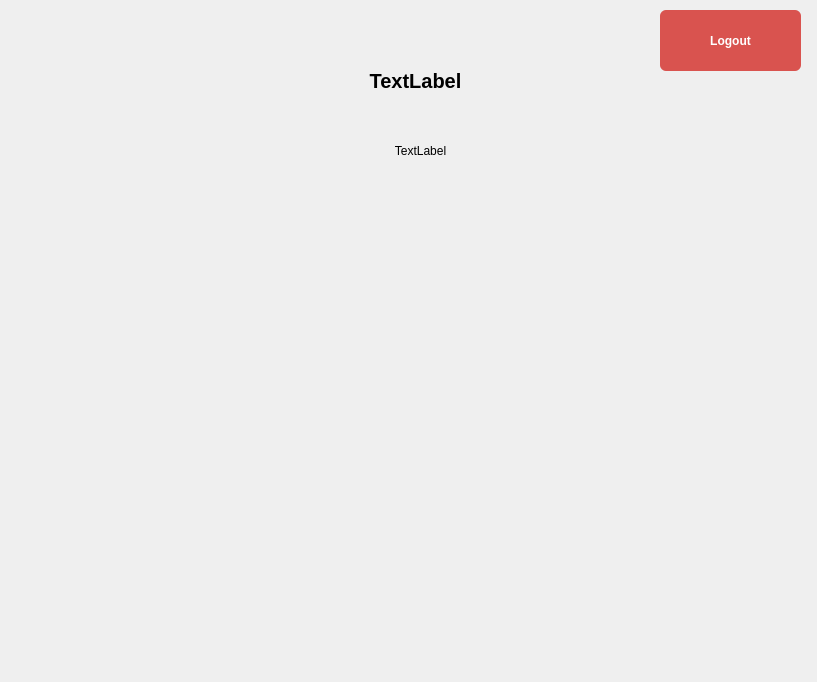
<?xml version="1.0" encoding="UTF-8"?>
<ui version="4.0">
 <class>ManagerPage</class>
 <widget class="QWidget" name="ManagerPage">
  <property name="geometry">
   <rect>
    <x>0</x>
    <y>0</y>
    <width>817</width>
    <height>682</height>
   </rect>
  </property>
  <property name="windowTitle">
   <string>Form</string>
  </property>
  <widget class="QLabel" name="typeLabel">
   <property name="geometry">
    <rect>
     <x>280</x>
     <y>50</y>
     <width>271</width>
     <height>61</height>
    </rect>
   </property>
   <property name="styleSheet">
    <string notr="true">font-size: 20px;
font-weight: 500;</string>
   </property>
   <property name="text">
    <string>TextLabel</string>
   </property>
   <property name="alignment">
    <set>Qt::AlignmentFlag::AlignCenter</set>
   </property>
  </widget>
  <widget class="QLabel" name="greetingLabel">
   <property name="geometry">
    <rect>
     <x>270</x>
     <y>130</y>
     <width>301</width>
     <height>41</height>
    </rect>
   </property>
   <property name="text">
    <string>TextLabel</string>
   </property>
   <property name="alignment">
    <set>Qt::AlignmentFlag::AlignCenter</set>
   </property>
  </widget>
  <widget class="QPushButton" name="logoutButton">
   <property name="geometry">
    <rect>
     <x>660</x>
     <y>10</y>
     <width>141</width>
     <height>61</height>
    </rect>
   </property>
   <property name="styleSheet">
    <string notr="true">QPushButton {
    background-color: #D9534F;
    color: white;
    border: none;
    border-radius: 6px;
    padding: 8px 16px;
    font-weight: bold;
}

QPushButton:hover {
    background-color: #C9302C;
}

QPushButton:pressed {
    background-color: #AC2925;
}</string>
   </property>
   <property name="text">
    <string>Logout</string>
   </property>
  </widget>
 </widget>
 <resources/>
 <connections/>
</ui>
